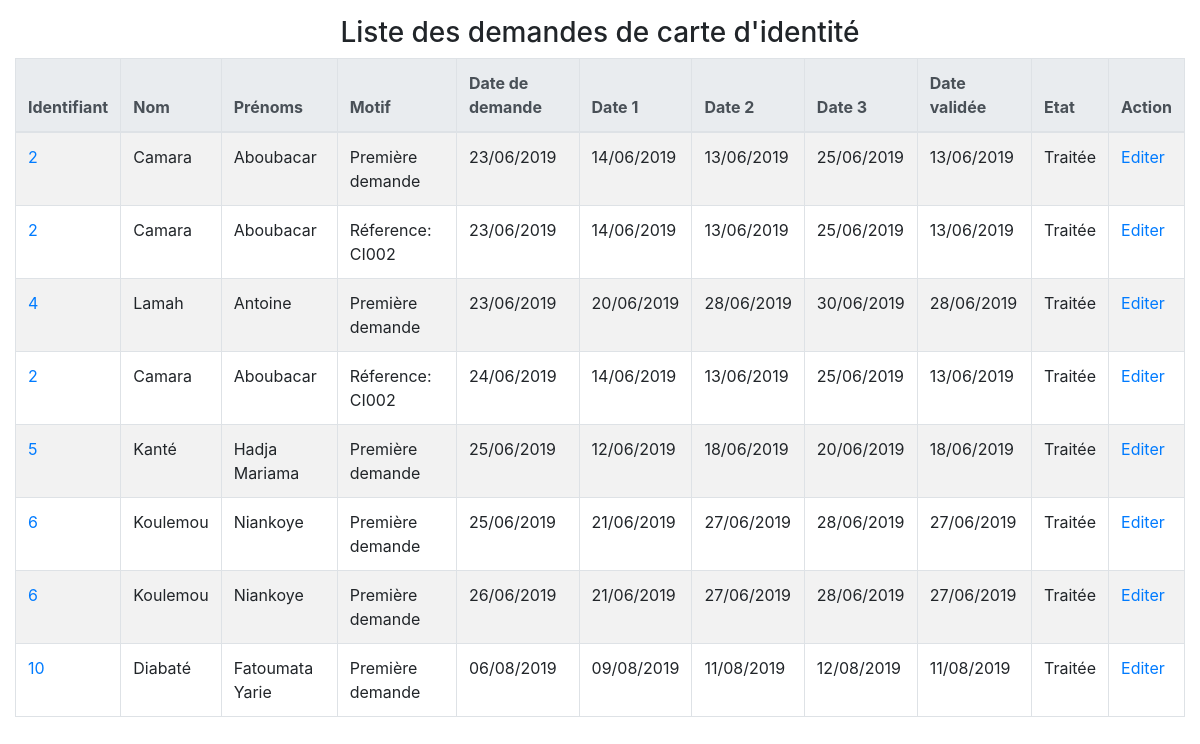
The app's page /gestion-demo-v3/demande/carte-identite/reponse-carte-identite.php with its own data.
### tables this page shows
CREATE TABLE `demande` (
  `ID_DEMANDE` int(10) NOT NULL,
  `ID_RESPONSABLE` int(10) NOT NULL,
  `ID_CITOYEN` int(10) NOT NULL,
  `MOTIF` text DEFAULT NULL,
  `DATE_DEMANDE` date DEFAULT NULL,
  `DATE_RDV1` date DEFAULT NULL,
  `DATE_RDV2` date DEFAULT NULL,
  `DATE_RDV3` date DEFAULT NULL,
  `DATE_VALIDER` date DEFAULT NULL,
  `ETAT_TRAITEMENT` varchar(50) DEFAULT NULL
);

CREATE TABLE `citoyen` (
  `ID_CITOYEN` int(10) NOT NULL,
  `ID_DECNAISS` int(10) NOT NULL,
  `NOM` varchar(50) DEFAULT NULL,
  `PRENOMS` varchar(50) DEFAULT NULL,
  `DATE_NAISS` date DEFAULT NULL,
  `VILLE_NAISS` varchar(50) NOT NULL,
  `LIEU_NAISS` varchar(50) NOT NULL,
  `DOMICILE` varchar(50) DEFAULT NULL,
  `PROFESSION` varchar(50) DEFAULT NULL,
  `NOM_MERE` varchar(50) DEFAULT NULL,
  `PRENOM_MERE` varchar(50) DEFAULT NULL,
  `PROFESSION_MERE` varchar(50) DEFAULT NULL,
  `ADRESSE_MERE` varchar(50) DEFAULT NULL,
  `NOM_PERE` varchar(50) DEFAULT NULL,
  `PRENOM_PERE` varchar(50) DEFAULT NULL,
  `PROFESSION_PERE` varchar(50) DEFAULT NULL,
  `ADRESSE_PERE` varchar(50) DEFAULT NULL,
  `TEL` varchar(15) DEFAULT NULL,
  `EMAIL` varchar(60) DEFAULT NULL,
  `GENRE` varchar(10) DEFAULT NULL,
  `SITUATION_MATRIMONIALE` varchar(50) DEFAULT NULL,
  `TAILLE` float DEFAULT NULL,
  `TEINT` varchar(15) DEFAULT NULL,
  `CHEVEUX` varchar(15) DEFAULT NULL,
  `YEUX` varchar(20) DEFAULT NULL,
  `SIGNE_PARTICULIER` varchar(100) DEFAULT NULL,
  `MOT_PASSE` varchar(50) DEFAULT NULL,
  `NUM_EMPRUNT` varchar(20) DEFAULT NULL,
  `NIN_CITOYEN` varchar(20) DEFAULT NULL,
  `PHOTO_CITOYEN` varchar(255) NOT NULL
);

### gestion-demo-v3/fonctions.inc.php (called while the page is built, shortened)
<?php
    function connexion(){
        $server = "localhost";
        $login = "root";
        $pass="";
        try{
            $con = new PDO("mysql:host=$server;dbname=gestiondemographique;charset=utf8", $login, $pass);
            $con->setAttribute(PDO::ATTR_ERRMODE, PDO::ERRMODE_EXCEPTION);
            return $con;
        }catch(PDOException $e){
            echo "Erreur liée à : ".$e->getMessage();
            return false;
            exit();
        }
    }
    function recupInformations($papier){
        $con = connexion();
        $requete = "SELECT cit.id_citoyen, cit.nom, cit.prenoms, dem.id_demande, dem.motif,
                    date_format(dem.date_demande, '%d/%m/%Y') as date_demande,
                    date_format(dem.date_rdv1, '%d/%m/%Y') as date_rdv1,
                    date_format(dem.date_rdv2, '%d/%m/%Y') as date_rdv2,
                    date_format(dem.date_rdv3, '%d/%m/%Y') as date_rdv3,
                    date_format(dem.date_valider, '%d/%m/%Y') as date_valider,
                    dem.etat_traitement, resp.service_resp
                    FROM demande dem, citoyen cit, responsable resp
                    WHERE cit.id_citoyen = dem.id_citoyen  AND resp.id_responsable = dem.id_responsable
                    AND service_resp = '$papier'";
        $rows=$con->query($requete);
        return $rows;
    }
?>

### gestion-demo-v3/demande/carte-identite/reponse-carte-identite.php (the view, shortened to what this page needs)
<?php
    include_once("../../fonctions.inc.php");
    $rows = recupInformations('CARTE_IDENTITE');
?>
<!DOCTYPE html>
<html lang="fr">
<head>
    <link rel="stylesheet" href="../../css/bootstrap.min.css">
</head>
<body>
    <main class="container-fluid mt-3">
        <h1 class="h3 text-center">Liste des demandes de carte d'identité</h1>
        <table class="table table-bordered table-striped">
            <thead class="thead-light">
                <tr>
                    <th>Identifiant</th>
                    <th>Nom</th>
                    <th>Prénoms</th>
                    <th>Motif</th>
                    <th>Date de demande</th>
                    <th>Date 1</th>
                    <th>Date 2</th>
                    <th>Date 3</th>
                    <th>Date validée</th>
                    <th>Etat</th>
                    <th>Action</th>
                </tr>
            </thead>
            <tbody>
                <?php
                    while($row=$rows->fetch()){
                ?>
                <tr>
                    <td><a href="carte-identite.html.php?id=<?=$row['id_citoyen']?>"><?= $row['id_citoyen'] ?></a></td>
                    <td><?= $row['nom'] ?></td>
                    <td><?= $row['prenoms'] ?></td>
                    <td><?= $row['motif'] ?></td>
                    <td><?= $row['date_demande'] ?></td>
                    <td><?= $row['date_rdv1'] ?></td>
                    <td><?= $row['date_rdv2'] ?></td>
                    <td><?= $row['date_rdv3'] ?></td>
                    <td><?= $row['date_valider'] ?></td>
                    <td><?= $row['etat_traitement'] ?></td>
                    <td><a href="rendezVous.php?id=<?=$row['id_citoyen']?>">Editer</a></td>
                </tr>
                <?php
                }
                ?>
            </tbody>
        </table>
    </main>
</body>
</html>

### records on screen
demande: ID_CITOYEN.ID_CITOYEN "2", ID_CITOYEN.NOM "Camara", ID_CITOYEN.PRENOMS "Aboubacar", MOTIF "Première demande", date_demande "23/06/2019", date_rdv1 "14/06/2019", date_rdv2 "13/06/2019", date_rdv3 "25/06/2019", date_valider "13/06/2019", ETAT_TRAITEMENT "Traitée"
demande: ID_CITOYEN.ID_CITOYEN "2", ID_CITOYEN.NOM "Camara", ID_CITOYEN.PRENOMS "Aboubacar", MOTIF "Réference: CI002", date_demande "23/06/2019", date_rdv1 "14/06/2019", date_rdv2 "13/06/2019", date_rdv3 "25/06/2019", date_valider "13/06/2019", ETAT_TRAITEMENT "Traitée"
demande: ID_CITOYEN.ID_CITOYEN "4", ID_CITOYEN.NOM "Lamah", ID_CITOYEN.PRENOMS "Antoine", MOTIF "Première demande", date_demande "23/06/2019", date_rdv1 "20/06/2019", date_rdv2 "28/06/2019", date_rdv3 "30/06/2019", date_valider "28/06/2019", ETAT_TRAITEMENT "Traitée"
demande: ID_CITOYEN.ID_CITOYEN "2", ID_CITOYEN.NOM "Camara", ID_CITOYEN.PRENOMS "Aboubacar", MOTIF "Réference: CI002", date_demande "24/06/2019", date_rdv1 "14/06/2019", date_rdv2 "13/06/2019", date_rdv3 "25/06/2019", date_valider "13/06/2019", ETAT_TRAITEMENT "Traitée"
demande: ID_CITOYEN.ID_CITOYEN "5", ID_CITOYEN.NOM "Kanté", ID_CITOYEN.PRENOMS "Hadja Mariama", MOTIF "Première demande", date_demande "25/06/2019", date_rdv1 "12/06/2019", date_rdv2 "18/06/2019", date_rdv3 "20/06/2019", date_valider "18/06/2019", ETAT_TRAITEMENT "Traitée"
demande: ID_CITOYEN.ID_CITOYEN "6", ID_CITOYEN.NOM "Koulemou", ID_CITOYEN.PRENOMS "Niankoye", MOTIF "Première demande", date_demande "25/06/2019", date_rdv1 "21/06/2019", date_rdv2 "27/06/2019", date_rdv3 "28/06/2019", date_valider "27/06/2019", ETAT_TRAITEMENT "Traitée"
demande: ID_CITOYEN.ID_CITOYEN "6", ID_CITOYEN.NOM "Koulemou", ID_CITOYEN.PRENOMS "Niankoye", MOTIF "Première demande", date_demande "26/06/2019", date_rdv1 "21/06/2019", date_rdv2 "27/06/2019", date_rdv3 "28/06/2019", date_valider "27/06/2019", ETAT_TRAITEMENT "Traitée"
demande: ID_CITOYEN.ID_CITOYEN "10", ID_CITOYEN.NOM "Diabaté", ID_CITOYEN.PRENOMS "Fatoumata Yarie", MOTIF "Première demande", date_demande "06/08/2019", date_rdv1 "09/08/2019", date_rdv2 "11/08/2019", date_rdv3 "12/08/2019", date_valider "11/08/2019", ETAT_TRAITEMENT "Traitée"
